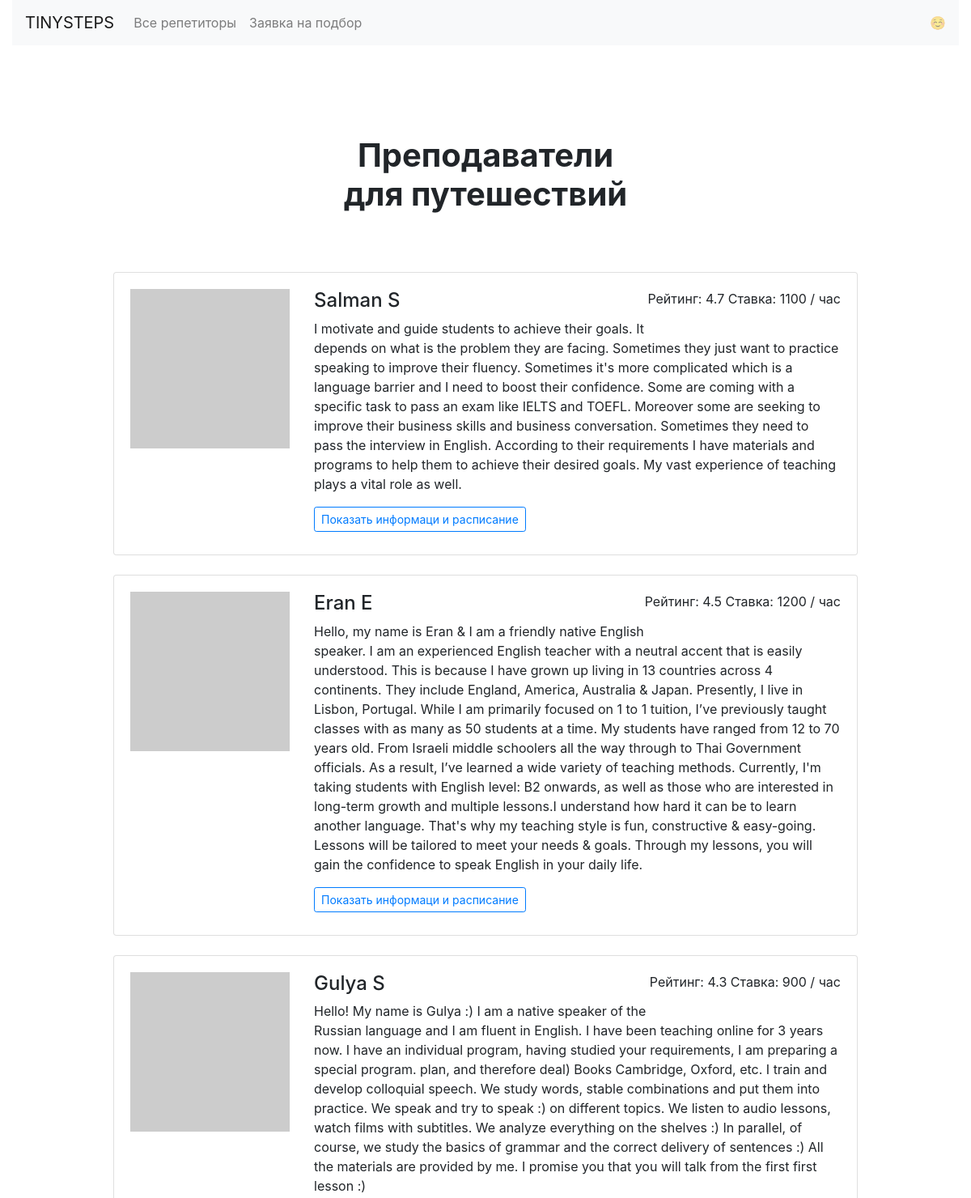
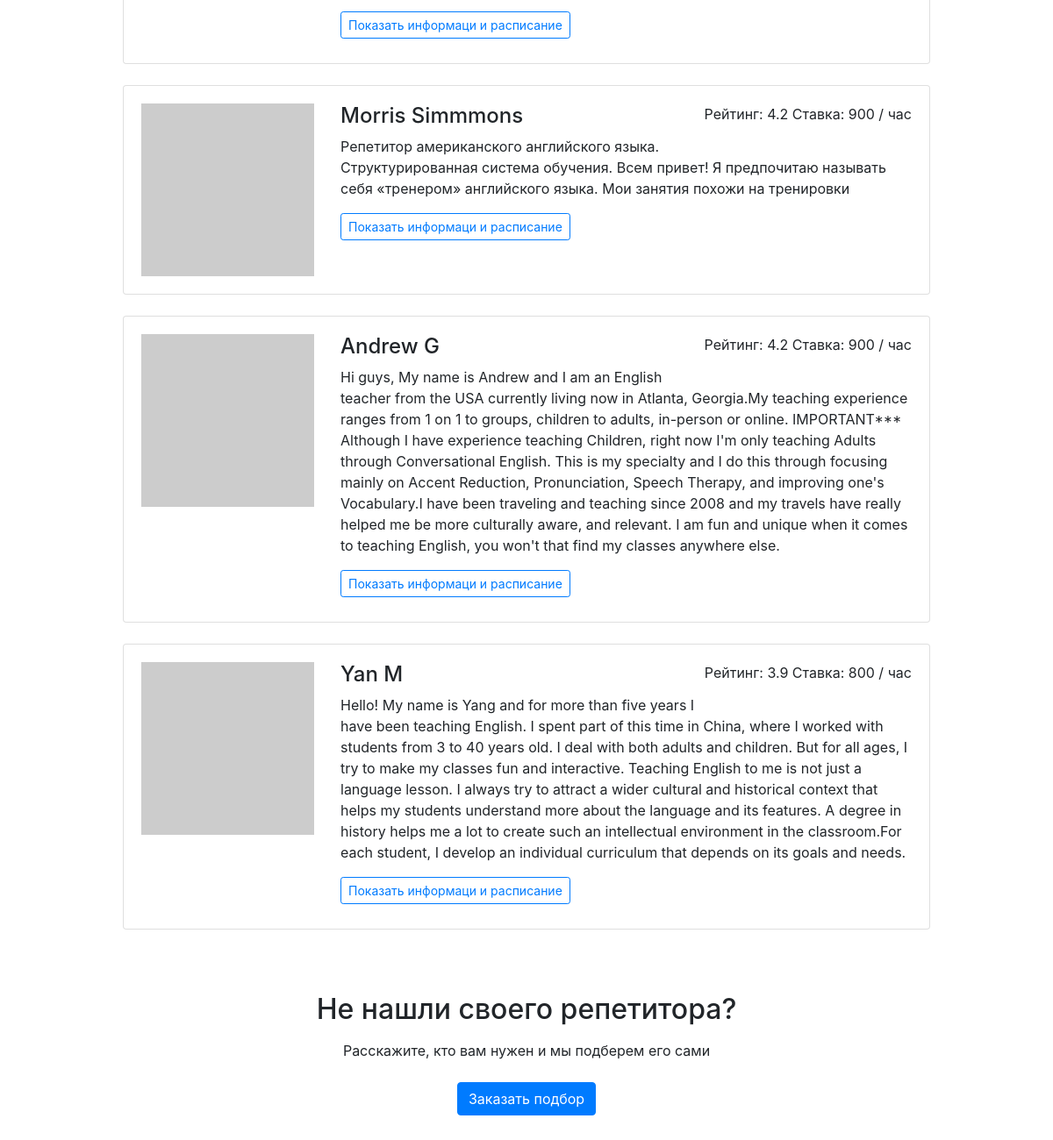
Page /goals/travel/ on the committed database (2 pictures, top to bottom).
### models.py (models this page shows, shortened)
class Teachers(db.Model):
    __tablename__ = 'teachers'
    id = db.Column(db.Integer, primary_key=True)
    name = db.Column(db.String(40), nullable=False)
    about = db.Column(db.Text, nullable=False)
    goals = db.Column(db.String(64), nullable=False)
    picture = db.Column(db.String(64), nullable=False)
    rating = db.Column(db.Float, nullable=False)
    price = db.Column(db.Integer, nullable=False)
    schedule = db.Column(db.Text, nullable=False)
    students = db.relationship('Bookings', backref='teacher', lazy='dynamic')

### app.py (the view)
@app.route('/goals/<goal>/')
def goals(goal):
    with app.app_context():
        db.create_all()
        teachers = db.session.query(Teachers).filter(Teachers.goals.like("%{}%".format(goal))
        ).order_by(Teachers.rating.desc()).all()
    return render_template("goal.html", teachers = teachers, goal = study_goals["goals"][goal])

### app.py (called while the page is built)
@app.context_processor
def schedule():
    def _schedule(hour, day):
        bool_hour = []
        for key in day.keys():
            bool_hour.append({key: day[key][hour]})
        return bool_hour
    return dict(schedule=_schedule)

### templates/goal.html
{% extends 'base.html' %}
{% block body %}
  <main class="container mt-3">
    <h1 class="h1 text-center w-50 mx-auto mt-1 py-5 mb-4"><strong><br />Преподаватели <br> {{ goal|lower }}</strong></h1>
      <div class="row">
      <div class="col-12 col-lg-10 offset-lg-1 m-auto">
        {% for teacher in teachers %}
        <div class="card mb-4">
          <div class="card-body">
            <div class="row">
              <div class="col-3"><img src="{{ teacher.picture }}" class="img-fluid" alt=""></div>
              <div class="col-9">
                <p class="float-right">Рейтинг: {{ teacher.rating }} Ставка: {{ teacher.price }} / час</p>
                <h2 class="h4">{{ teacher.name }}</h2>
                <p>{{ teacher.about }}</p>
                <a href="/profiles/{{ teacher.id }}/" class="btn btn-outline-primary btn-sm mr-3 mb-2">Показать информаци и расписание</a>
              </div>
            </div>
          </div>
        </div>
        {% endfor %}
      </div>
    </div>
    <h2 class="text-center mt-5 mb-3">Не нашли своего репетитора?</h2>
    <p class="text-center mb-4">Расскажите, кто вам нужен и мы подберем его сами</p>
    <div class="text-center pb-5">
        <a href="/request" class="btn btn-primary">Заказать подбор</a>
    </div>
  </main>
{% endblock %}

### templates/base.html (shortened to what this page needs)
<!DOCTYPE html>
<html lang="ru">
<head>
  <link rel="stylesheet" href="https://stackpath.bootstrapcdn.com/bootstrap/4.3.1/css/bootstrap.min.css">
</head>
<header class="container-fluid">
  <nav class="navbar navbar-expand-lg navbar-light bg-light">
    <a class="navbar-brand" href="/">TINYSTEPS</a>
    <div class="collapse navbar-collapse" id="navbarNav">
      <ul class="navbar-nav">
        <li class="nav-item">
          <a class="nav-link {% if 'all' in request.path %} active {% endif %}" href="/all">Все репетиторы</a>
        </li>
        <li class="nav-item">
          <a class="nav-link {% if 'request' in request.path %} active {% endif %}" href="/request">Заявка на подбор</a>
        </li>
      </ul>
    </div>
    <span class="navbar-text d-sm-none d-lg-block">
      ☺️
    </span>
  </nav>
</header>
<body>
{% block body %}{% endblock %}
</body>
</html>

### rows in the picture
Teachers: rating "4.7", price "1100", name "Salman S", about "I motivate and guide students to achieve their goals. It depends on what is the problem they are facing. Sometimes they just want to practice speaking to improve their fluency. Sometimes it's more complicated which is a language barrier and I need to boost their confidence. Some are coming with a specific task to pass an exam like IELTS and TOEFL. Moreover some are seeking to improve their business skills and business conversation. Sometimes they need to pass the interview in English. According to their requirements I have materials and programs to help them to achieve their desired goals. My vast experience of teaching plays a vital role as well."
Teachers: rating "4.5", price "1200", name "Eran E", about "Hello, my name is Eran & I am a friendly native English speaker. I am an experienced English teacher with a neutral accent that is easily understood. This is because I have grown up living in 13 countries across 4 continents. They include England, America, Australia & Japan. Presently, I live in Lisbon, Portugal. While I am primarily focused on 1 to 1 tuition, I’ve previously taught classes with as many as 50 students at a time. My students have ranged from 12 to 70 years old. From Israeli middle schoolers all the way through to Thai Government officials. As a result, I’ve learned a wide variety of teaching methods. Currently, I'm taking students with English level: B2 onwards, as well as…"
Teachers: rating "4.3", price "900", name "Gulya S", about "Hello! My name is Gulya :) I am a native speaker of the Russian language and I am fluent in English. I have been teaching online for 3 years now. I have an individual program, having studied your requirements, I am preparing a special program. plan, and therefore deal) Books Cambridge, Oxford, etc. I train and develop colloquial speech. We study words, stable combinations and put them into practice. We speak and try to speak :) on different topics. We listen to audio lessons, watch films with subtitles. We analyze everything on the shelves :) In parallel, of course, we study the basics of grammar and the correct delivery of sentences :) All the materials are provided by me. I promise you…"
Teachers: rating "4.2", price "900", name "Morris Simmmons", about "Репетитор американского английского языка. Структурированная система обучения. Всем привет! Я предпочитаю называть себя «тренером» английского языка. Мои занятия похожи на тренировки"
Teachers: rating "4.2", price "900", name "Andrew G", about "Hi guys, My name is Andrew and I am an English teacher from the USA currently living now in Atlanta, Georgia.My teaching experience ranges from 1 on 1 to groups, children to adults, in-person or online. IMPORTANT*** Although I have experience teaching Children, right now I'm only teaching Adults through Conversational English. This is my specialty and I do this through focusing mainly on Accent Reduction, Pronunciation, Speech Therapy, and improving one's Vocabulary.I have been traveling and teaching since 2008 and my travels have really helped me be more culturally aware, and relevant. I am fun and unique when it comes to teaching English, you won't that find my classes anywhere else."
Teachers: rating "3.9", price "800", name "Yan M", about "Hello! My name is Yang and for more than five years I have been teaching English. I spent part of this time in China, where I worked with students from 3 to 40 years old. I deal with both adults and children. But for all ages, I try to make my classes fun and interactive. Teaching English to me is not just a language lesson. I always try to attract a wider cultural and historical context that helps my students understand more about the language and its features. A degree in history helps me a lot to create such an intellectual environment in the classroom.For each student, I develop an individual curriculum that depends on its goals and needs."

### other values in the picture
{{ goal|lower }} "для путешествий"
